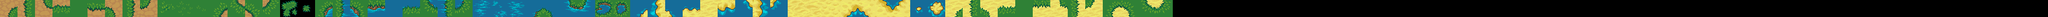

A level layout from a 2D game, rendered from its tile map. Below: a short description, then the map file with tile-grid data replaced by summaries:
An orthogonal 117x1 tile map with 32x32 px tiles, 1 tile layer (Ground), 4 tilesets.

<map version="1.0" orientation="orthogonal" renderorder="right-down" width="117" height="1" tilewidth="32" tileheight="32" nextobjectid="1">
 <tileset firstgid="1" name="grass_dirt" tilewidth="32" tileheight="32">
  <image source="../../data/Tiles/grass_dirt.png" width="96" height="192" />
 </tileset>
 <tileset firstgid="19" name="watergrass" tilewidth="32" tileheight="32">
  <image source="../../data/Tiles/watergrass.png" width="96" height="192" />
 </tileset>
 <tileset firstgid="37" name="sand_water" tilewidth="32" tileheight="32">
  <image source="../../data/Tiles/sand_water.png" width="96" height="192" />
 </tileset>
 <tileset firstgid="55" name="grass_sand" tilewidth="32" tileheight="32">
  <image source="../../data/Tiles/grass_sand.png" width="96" height="192" />
 </tileset>
 <layer name="Ground" width="117" height="1">
  <data>[117 cells, 67 non-empty, 67 distinct tile ids]</data>
 </layer>
</map>
